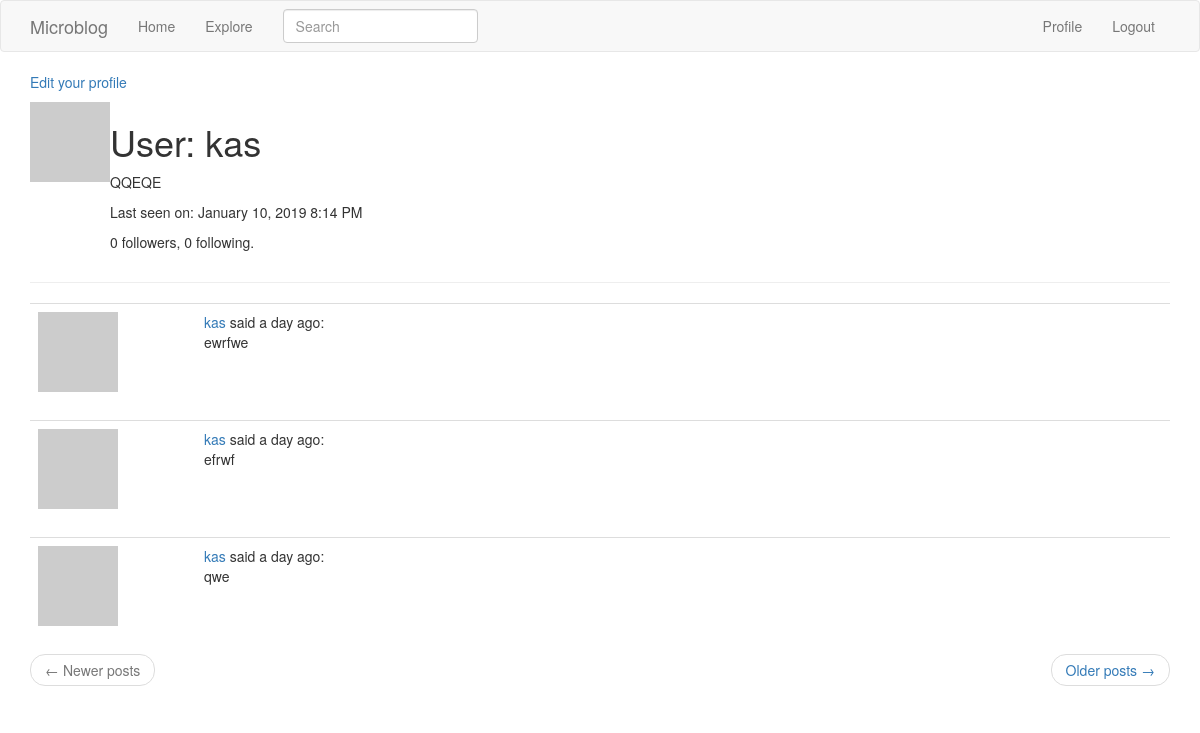
The app's page /user/kas (signed in), older data.
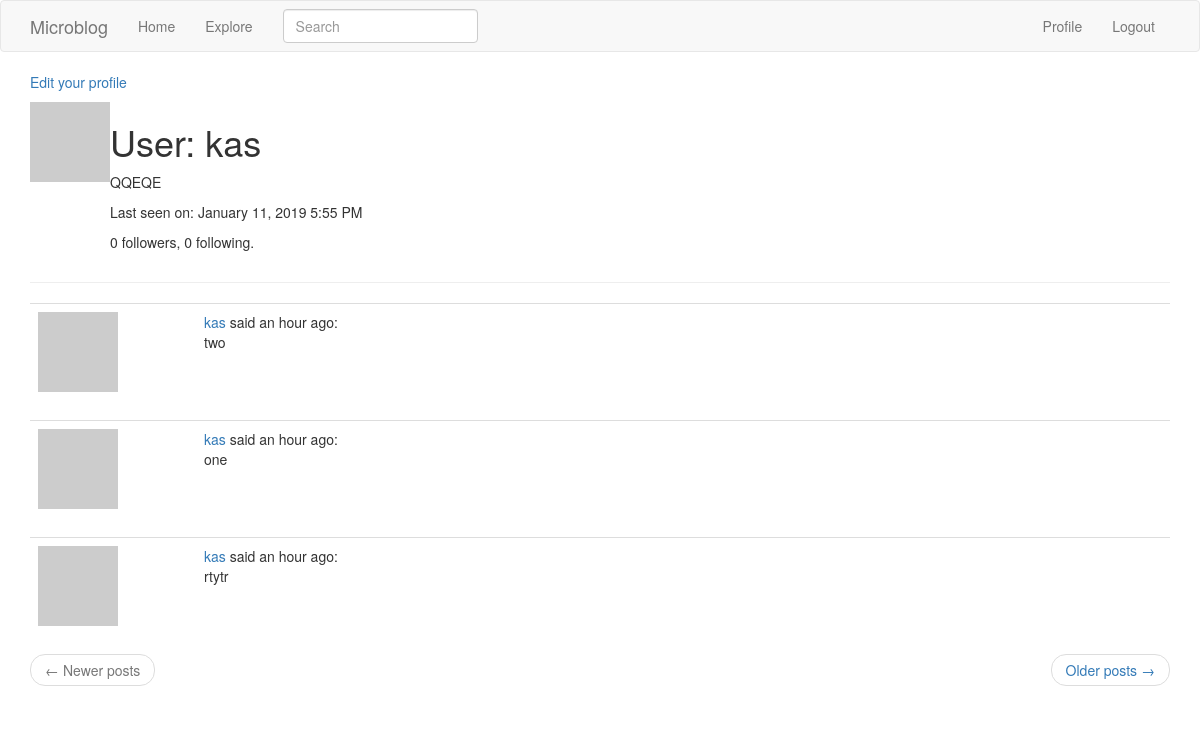
The same page, newer data.
### app_dir/models.py (models this page shows, shortened)
class User(UserMixin, db.Model):
    id = db.Column(db.Integer, primary_key=True)
    username = db.Column(db.String(64), index=True, unique=True)
    email = db.Column(db.String(120), index=True, unique=True)
    password_hash = db.Column(db.String(128))
    posts = db.relationship('Post', backref='author', lazy='dynamic')
    about_me = db.Column(db.String(140))
    last_seen = db.Column(db.DateTime, default=datetime.utcnow)
    followed = db.relationship(
        'User', secondary=followers,
        primaryjoin=(followers.c.follower_id == id),
        secondaryjoin=(followers.c.followed_id == id),
        backref=db.backref('followers', lazy='dynamic'), lazy='dynamic')
    def avatar(self, size):
        digest = md5(self.email.lower().encode('utf-8')).hexdigest()
        return 'https://www.gravatar.com/avatar/{}?d=identicon&s={}'.format(
            digest, size)

class SearchableMixin(object):
    @classmethod
    def before_commit(cls, session):
        session._changes = {
            'add': list(session.new),
            'update': list(session.dirty),
            'delete': list(session.deleted)
        }
    @classmethod
    def after_commit(cls, session):
        for obj in session._changes['add']:
            if isinstance(obj, SearchableMixin):
                add_to_index(obj.__tablename__, obj)
        for obj in session._changes['update']:
            if isinstance(obj, SearchableMixin):
                add_to_index(obj.__tablename__, obj)
        for obj in session._changes['delete']:
            if isinstance(obj, SearchableMixin):
                remove_from_index(obj.__tablename__, obj)
        session._changes = None

class Post(SearchableMixin, db.Model):
    __searchable__ = ['body']
    id = db.Column(db.Integer, primary_key=True)
    body = db.Column(db.String(140))
    timestamp = db.Column(db.DateTime, index=True, default=datetime.utcnow)
    user_id = db.Column(db.Integer, db.ForeignKey('user.id'))

### app_dir/main/routes.py (the view)
@bp.route('/user/<username>')
@login_required
def user(username):
    user = User.query.filter_by(username=username).first_or_404()
    page = request.args.get('page', 1, type=int)
    posts = user.posts.order_by(Post.timestamp.desc()).paginate(
        page, current_app.config['POSTS_PER_PAGE'], False)
    next_url = url_for('main.user', username=user.username, page=posts.next_num) \
        if posts.has_next else None
    prev_url = url_for('main.user', username=user.username, page=posts.prev_num) \
        if posts.has_prev else None
    return render_template('user.html', user=user, posts=posts.items,
                           next_url=next_url, prev_url=prev_url)

### app_dir/main/forms.py
class SearchForm(FlaskForm):
    q = StringField(_l('Search'), validators=[DataRequired()])
    def __init__(self, *args, **kwargs):
        if 'formdata' not in kwargs:
            kwargs['formdata'] = request.args
        if 'csrf_enabled' not in kwargs:
            kwargs['csrf_enabled'] = False
        super(SearchForm, self).__init__(*args, **kwargs)

### app_dir/main/routes.py (called while the page is built)
@bp.before_app_request
def before_request():
    if current_user.is_authenticated:
        current_user.last_seen = datetime.utcnow()
        db.session.commit()
        g.search_form = SearchForm()
    g.locale = str(get_locale())

@bp.before_app_request
def before_request():
    g.locale = str(get_locale())

### app_dir/models.py (called while the page is built)
@login.user_loader
def load_user(id):
    return User.query.get(int(id))

### app_dir/templates/user.html
{% extends "base.html" %}
{% block app_content %}
    <table>
        <tr valign="top">
            <td><img src="{{ user.avatar(128) }}"></td>
            <td>
                <h1>User: {{ user.username }}</h1>
                {% if user.about_me %}<p>{{ user.about_me }}</p>{% endif %}
                {% if user.last_seen %}
                    <p>Last seen on: {{ moment(user.last_seen).format('LLL') }}</p>
                {% endif %}
                <p>{{ user.followers.count() }} followers, {{ user.followed.count() }} following.</p>
            </td>
        </tr>
                {% if user == current_user %}
                    <p><a href="{{ url_for('main.edit_profile') }}">Edit your profile</a></p>
                {% elif not current_user.is_following(user) %}
                    <p><a href="{{ url_for('main.follow', username=user.username) }}">Follow</a></p>
                {% else %}
                    <p><a href="{{ url_for('main.unfollow', username=user.username) }}">Unfollow</a></p>
                {% endif %}
    </table>
    <hr>
    {% for post in posts %}
        {% include '_post.html' %}
    {% endfor %}
    <nav aria-label="...">
        <ul class="pager">
            <li class="previous{% if not prev_url %} disabled{% endif %}">
                <a href="{{ prev_url or '#' }}">
                    <span aria-hidden="true">&larr;</span> Newer posts
                </a>
            </li>
            <li class="next{% if not next_url %} disabled{% endif %}">
                <a href="{{ next_url or '#' }}">
                    Older posts <span aria-hidden="true">&rarr;</span>
                </a>
            </li>
        </ul>
    </nav>
{% endblock %}

### app_dir/templates/_post.html (shortened to what this page needs)
<table class="table table-hover">
    <tr>
        <td width="70px">
            <a href="{{ url_for('main.user', username=post.author.username) }}">
                <img src="{{ post.author.avatar(70) }}" />
            </a>
        </td>
        <td width="70px">
        </td>
        <td>
            {{ _('%(username)s said %(when)s',
                username=user_link, when=moment(post.timestamp).fromNow()) }}:
            <br>
            {{ post.body }}
        </td>
    </tr>
</table>

Row changes from the older to the newer data that the page shows:
no longer on this page (row unchanged): Post: body "ewrfwe"
no longer on this page (row unchanged): Post: body "efrwf"
no longer on this page (row unchanged): Post: body "qwe"
changed User "kas": last_seen "January 10, 2019 8:14 PM" → "January 11, 2019 5:55 PM"
added Post: body "two"
added Post: body "one"
added Post: body "rtytr"
